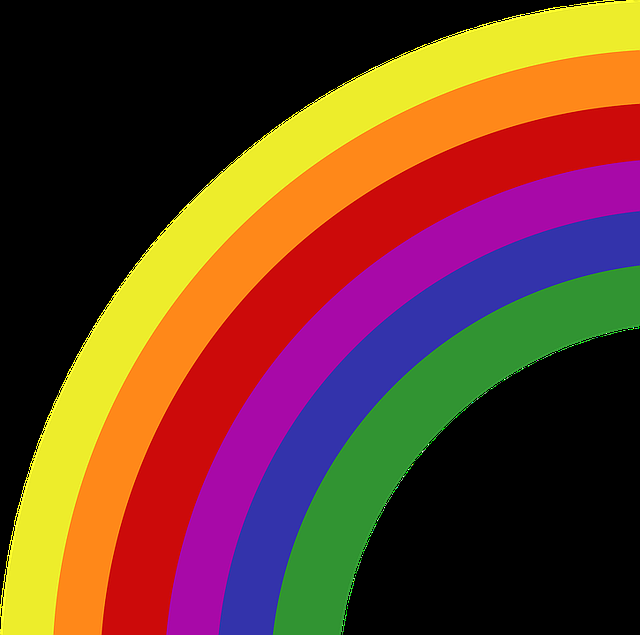
#> input picture Open cv/images/img25.png, 640 x 635 px
$ python c3_knn-2.py
#> lines starting #> are read from the running program, lines starting #| are printed output that depends on the picture
### Open cv/c3-machine-learning/imgRead.py
# -*- coding: utf-8 -*-
"""
Created on Mon Jul 22 12:32:23 2024

@author: leehj
"""

import cv2

# 영상을 불러오기
def imgRead(imgPath, imgReadType, imgResWidth, imgResHeight):
#> called with imgPath = '../images/img25.png', imgReadType = -1, imgResWidth = 320, imgResHeight = 240
    img = cv2.imread(imgPath, imgReadType)
#> img is the input picture: shape (635, 640, 4); mean B, G, R, A 41.9, 62.6, 104.3, 151.7
    if imgResHeight != 0 | imgResWidth != 0:
        img = cv2.resize(img, (imgResWidth, imgResHeight))
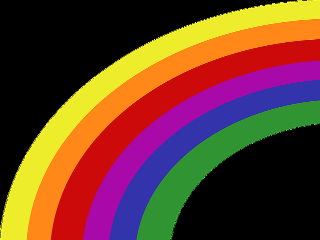
#> img: shape (240, 320, 4); mean B, G, R, A 41.8, 62.6, 104.3, 151.7
    return img

### Open cv/c3-machine-learning/createFolder.py
# -*- coding: utf-8 -*-
"""
Created on Mon Jul 22 12:32:09 2024

@author: leehj
"""

import os

# 폴더 생성하기
def createFolder(dir):
    try:
        if not os.path.exists(dir):
            os.makedirs(dir)
    except OSError:
        print ('Error: createFolder')

### Open cv/c3-machine-learning/c3_knn-2.py
# -*- coding: utf-8 -*-
"""
Created on Mon Jul 22 12:30:09 2024

@author: leehj
"""

# 영상 군집화 예제 (c3_knn.py)

# 관련 라이브러리 선언
import numpy as np
import cv2
from imgRead import imgRead
from createFolder import createFolder

save_dir = '../code_res_imgs/c3_knn'
createFolder(save_dir)

# 영상 읽기
img1 = imgRead("../images/img25.png", cv2.IMREAD_UNCHANGED, 320, 240)
cv2.imshow("input",img1)
cv2.imwrite(save_dir + "/input.jpg", img1)

# knn 입력 생성
data = img1.reshape((-1,3))
data = np.float32(data)

# knn 변수 설정
criteria = (cv2.TERM_CRITERIA_EPS + cv2.TERM_CRITERIA_MAX_ITER, 10, 1.0)
attempts = 10
flags = cv2.KMEANS_RANDOM_CENTERS
for i in range(1, 25):
    # knn 수행
    # numK = i * 5
    numK = i
    ret, label, center = cv2.kmeans(data, numK, None, criteria, attempts, flags)

    # 결과 영상 출력 및 저장
    center = np.uint8(center)
    res = center[label.flatten()]
    res = res.reshape((img1.shape))
    cv2.imshow(str(numK),res)
    cv2.waitKey(1)
    cv2.imwrite(save_dir + "/" + str(numK) + "_knn.jpg", res)
#> this loop made 24 passes
#> ret on passes 5 to 16: 525056154.6, 391122008, 272798105.9, 201016093.5, 166990478.9, 153889711.4, 136877740, 127854790.3, 111755435.4, 89249411.6, 78256127.5, 66688138.2
#> (ret, center) on passes 1 to 4: (3.39e+09, [[90, 90, 90]]), (1.74e+09, [[156, 156, 146], [1, 1, 14]]), (1.06e+09, [[77, 175, 221], [233, 121, 79], [3, 7, 3]]), (703702732.6, [[212, 229, 30], [220, 32, 139], [82, 201, 236], [3, 7, 16]])
#> pass 2, `res = res.reshape((img1.shape))`:
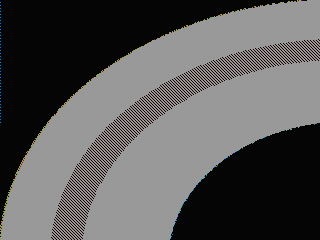
#> res: shape (240, 320, 4); mean B, G, R, A 87.7, 87.9, 88.7, 93.7
#> pass 3, `res = res.reshape((img1.shape))`:
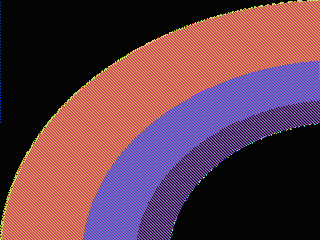
#> res: shape (240, 320, 4); mean B, G, R, A 75.8, 61.4, 100.9, 120.6

# 키보드 입력을 기다린 후 모든 영상창 닫기
cv2.waitKey(0)
cv2.destroyAllWindows()
